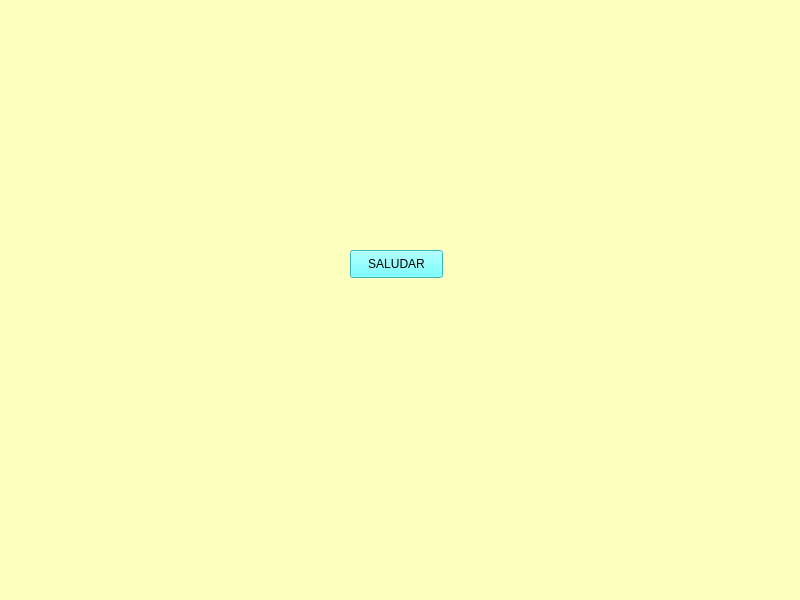
<?xml version="1.0" encoding="UTF-8"?>
<ui version="4.0">
 <class>MainWindow</class>
 <widget class="QMainWindow" name="MainWindow">
  <property name="geometry">
   <rect>
    <x>0</x>
    <y>0</y>
    <width>800</width>
    <height>600</height>
   </rect>
  </property>
  <property name="windowTitle">
   <string>MainWindow</string>
  </property>
  <property name="styleSheet">
   <string notr="true">background-color: rgb(252, 255, 189);</string>
  </property>
  <widget class="QWidget" name="centralwidget">
   <widget class="QPushButton" name="btn_saludar">
    <property name="geometry">
     <rect>
      <x>350</x>
      <y>250</y>
      <width>93</width>
      <height>28</height>
     </rect>
    </property>
    <property name="styleSheet">
     <string notr="true">background-color: rgb(85, 255, 255);</string>
    </property>
    <property name="text">
     <string>SALUDAR</string>
    </property>
   </widget>
  </widget>
  <widget class="QMenuBar" name="menubar">
   <property name="geometry">
    <rect>
     <x>0</x>
     <y>0</y>
     <width>800</width>
     <height>21</height>
    </rect>
   </property>
  </widget>
  <widget class="QStatusBar" name="statusbar"/>
 </widget>
 <resources/>
 <connections/>
</ui>
